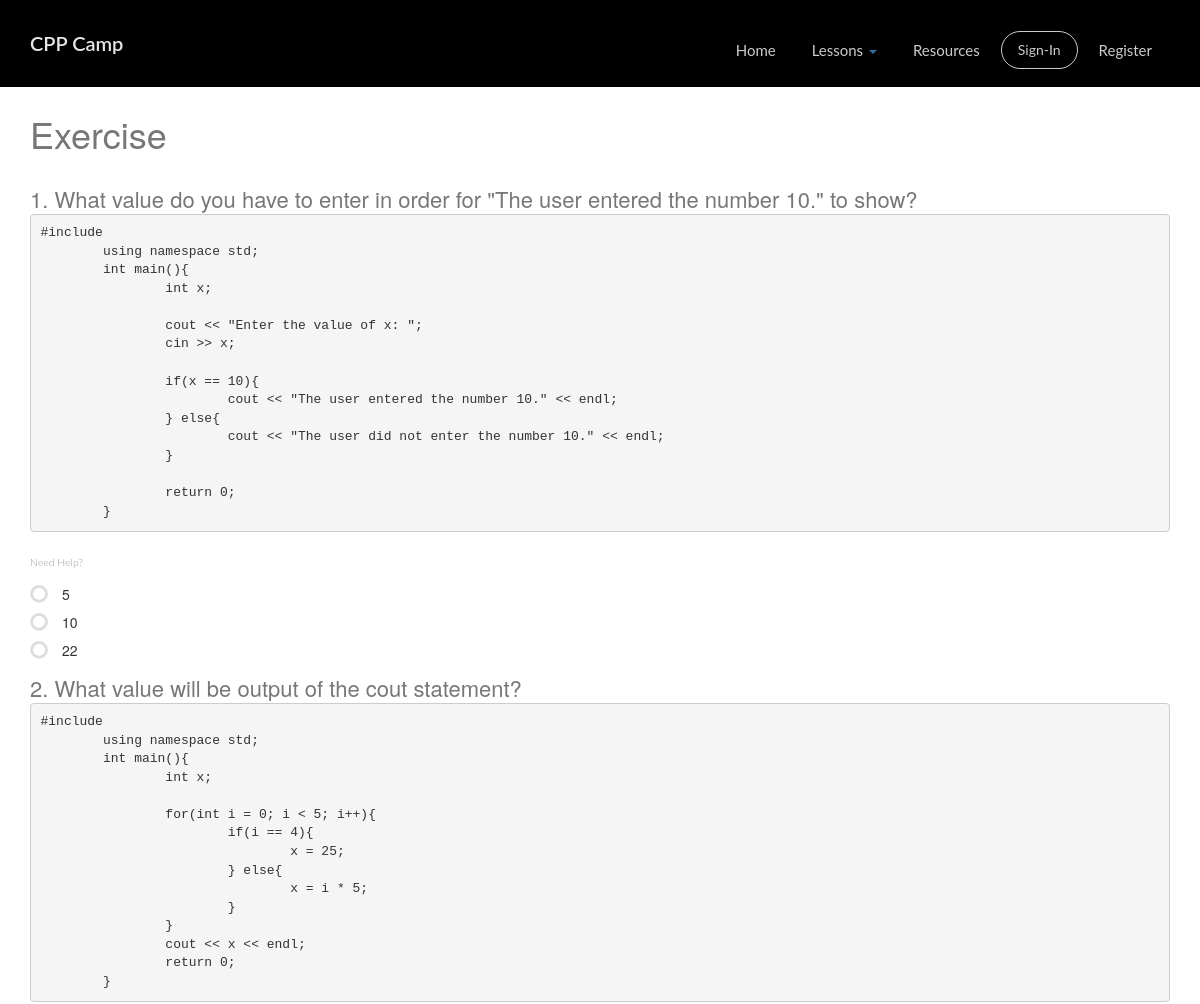
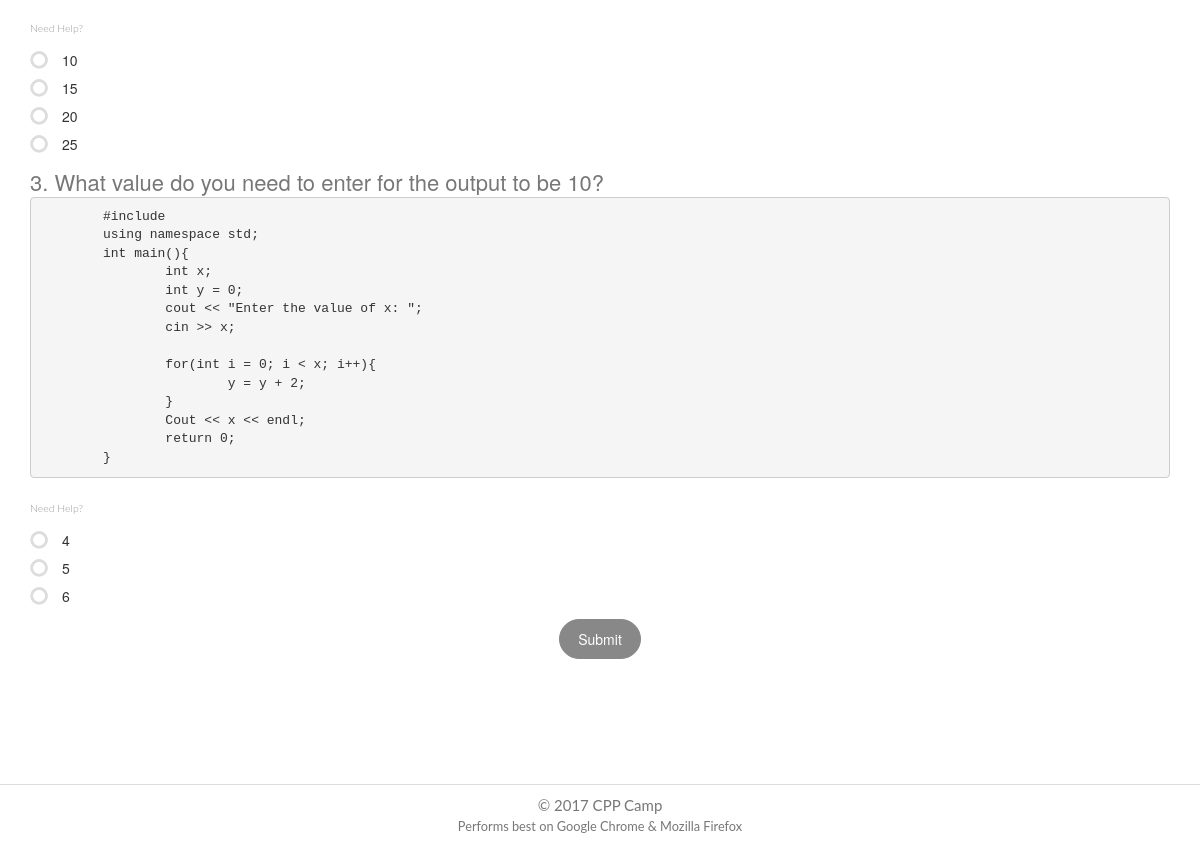
The page /lessons/exercise/2/ on the database its author committed (2 pictures, top to bottom).
### lessons/models.py (models this page shows, shortened)
class Question(models.Model):
    question_text = models.TextField()
    pub_date = models.DateTimeField('date published')
    lesson_num = models.IntegerField()
    lesson = models.ForeignKey(Lesson, on_delete=models.CASCADE)
    answer = models.TextField()
    hint = models.TextField()
    score = models.IntegerField()
    def was_published_recently(self):
        now = timezone.now()
        return now - datetime.timedelta(days=1) <= self.pub_date <= now
    was_published_recently.admin_order_field = 'pub_date'
    was_published_recently.boolean = True
    was_published_recently.short_description = 'Published recently?'

class Choice(models.Model):
    question = models.ForeignKey(Question, on_delete=models.CASCADE)
    choice_text = models.TextField()
    answer = models.BooleanField()

### lessons/views.py (the view)
# urls.py: url(r'^exercise/(?P<pk>[0-9]+)/$', views.QuestionDetail.as_view(), name='details'),
class QuestionDetail(generic.DetailView):
    model = Lesson
    template_name = 'lessons/exercise/exercise.html'
    def get_queryset(self):
        return Lesson.objects.order_by('lesson_id')

### lessons/templates/lessons/exercise/exercise.html (shortened to what this page needs)
{% extends "base.html" %}
{% block content %}<BR><BR>
<body><div class="wrapper">
  <div class="section section-description">
         <div class="container">
             <h2 class="section-title">Exercise</h2>
  <h4 class="text-left"><form id="exercise">
    {% for question in lesson.question_set.all %} {% autoescape off %}{{question.lesson_num}}. {{ question.question_text }} {% endautoescape %}
    <a href="javascript://" title="Exercise {{question.pk}} Hint" data-toggle="popover" data-trigger="focus" data-content="{% autoescape off %}<p style=font-size: 50%>{{question.hint}}</small>{% endautoescape %}">
      <small style="font-size: 70%">Need Help?</small></a>
  <BR> {% for choice in question.choice_set.all %} {% if choice.answer %}
    <label class="radio">
      <span class="icons">
      <span class="first-icon fa fa-circle-o"></span>
    </span>
    {% autoescape off %}{{ choice.choice_text }}{% endautoescape %}
    </label>
    {% else %}
      <label class="radio">
        <span class="icons">
          <span class="first-icon fa fa-circle-o"></span>
        </span>
        {% autoescape off %}{{ choice.choice_text }}{% endautoescape %}</label>
    {% endif %}
    {% endfor %}
 {% endfor %}
    <div class="col-sm-offset-6" style="display:table;margin: 0 auto;">
      <input type="button" class="btn btn-block btn-round btn-fill btn-default" id="submit" value="Submit">
    </div>
</form></h4>
</div></div></div></body>
{% endblock %}

### lessons/static/lessons/css/demo.css (style rules this page uses)
a:link, a:visited, a:active { font: 400 15px/1.8 "Lato", sans-serif; color:blue; }

### rows shown on the page
Question: lesson_num "1", question_text "What value do you have to enter in order for \"The user entered the number 10.\" to show? #include using namespace std; int main(){ int x; cout << \"Enter the value of x: \"; cin >> x; if(x == 10){ cout << \"The user entered the number 10.\" << endl; } else{ cout << \"The user did not enter the number 10.\" << endl; } return 0; }"
Choice: choice_text "5"
Choice: choice_text "10"
Choice: choice_text "22"
Question: lesson_num "2", question_text "What value will be output of the cout statement? #include using namespace std; int main(){ int x; for(int i = 0; i < 5; i++){ if(i == 4){ x = 25; } else{ x = i * 5; } } cout << x << endl; return 0; }"
Choice: choice_text "10"
Choice: choice_text "15"
Choice: choice_text "20"
Choice: choice_text "25"
Question: lesson_num "3", question_text "What value do you need to enter for the output to be 10? #include using namespace std; int main(){ int x; int y = 0; cout << \"Enter the value of x: \"; cin >> x; for(int i = 0; i < x; i++){ y = y + 2; } Cout << x << endl; return 0; }"
Choice: choice_text "4"
Choice: choice_text "5"
Choice: choice_text "6"
